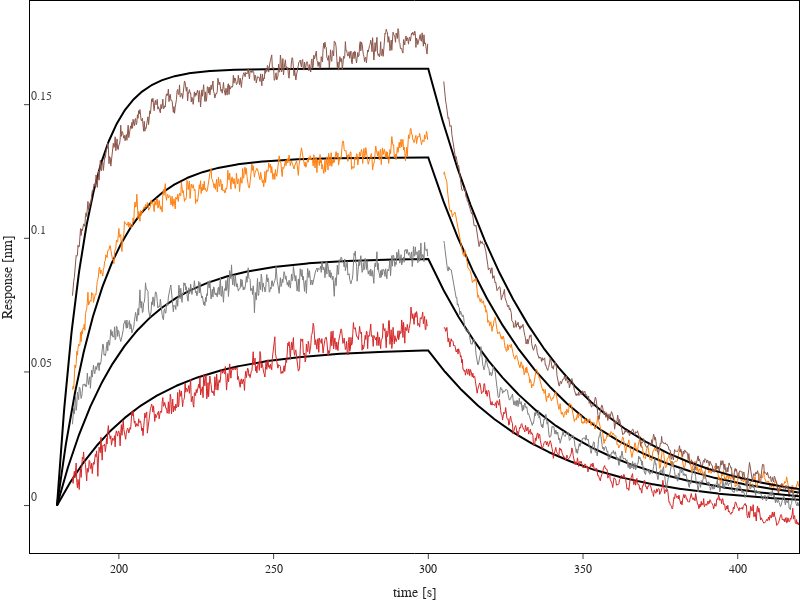

Here is the notebook cell this chart was saved with:
### Code cell
import plotly.graph_objects as go

fig = go.Figure()

for ds in exp.datasets:
    if ds.use_for_fit == False: continue
    x = np.array([])
    y = np.array([])
    y_fit = np.array([])
    
    for step in ds.steps:
        # if step.concentration>0: color = 'orangered'
        # elif step.concentration==0: color = 'cornflowerBlue'
        # else: color = 'lightgrey'
        mask = (ds.t>=step.start) & (ds.t<step.stop)

        if f"offset_ds{ds.index}_step{step.index}" in exp.params:
                offset = exp.params[f'offset_ds{ds.index}_step{step.index}'].value
        else: 
            offset = 0
        
        x_step = ds.t[mask]
        y_step = ds.response[mask] - offset
        y_fit_step = ds.fit_response[mask] - offset

        x = np.concatenate([x, x_step])
        y = np.concatenate([y, y_step])
        y_fit = np.concatenate([y_fit, y_fit_step])

        
    fig.add_scatter(x = x, 
                    y = y_fit,
                    marker=dict(size=0, 
                            color='black',
                            line=dict(width=1, color='black')),
                    line=dict(
                         width=2, 
                         color='black'
                         ),
                    name=ds.steps[0].concentration,)

        

    fig.add_scatter(x = x,
                    y = y,
                    marker=dict(
                            size=0, 
                            #color=color, 
                            line=dict(
                                    width=0.1, 
                                    #color=color
                                    )),
                    line=dict(
                            width=1, 
                            #color=color
                            ),
                    name=f"{ds.index}_{ds.steps[0].concentration}",
                    )



fig.update_layout(
            height=600,
            width = 800,
            font_family="Arial",
            showlegend=False,
            margin=dict(l=0,r=0,b=0,t=0,pad=0), 
            template='simple_white',
            paper_bgcolor="rgb(255, 255, 255)",  
            plot_bgcolor="rgb(255, 255, 255)") 

fig.update_xaxes(
    ticklabelposition="inside top", 
    title='time [s]',
    showline=True, 
    linewidth=1, 
    linecolor='black', 
    mirror=True)

fig.update_yaxes(
    ticklabelposition="inside top", 
    title='Response [nm]',
    showline=True, 
    linewidth=1, 
    linecolor='black', 
    mirror=True)


fig.show()

### Figure 1 — Plotly figure (JSON) as saved in the notebook; plotly's stock layout.template omitted (floating-point values rounded to 4 significant figures; data arrays with more than 128 entries replaced by an {"elided": "..."} marker saying what was removed)
{"data": [{"line": {"color": "black", "width": 2}, "marker": {"color": "black", "line": {"color": "black", "width": 1}, "size": 0}, "name": "4e-06", "type": "scatter", "x": {"elided": "1200 float values"}, "y": {"elided": "1200 float values"}}, {"line": {"width": 1}, "marker": {"line": {"width": 0.1}, "size": 0}, "name": "7_4e-06", "type": "scatter", "x": {"elided": "1200 float values"}, "y": {"elided": "1200 float values"}}, {"line": {"color": "black", "width": 2}, "marker": {"color": "black", "line": {"color": "black", "width": 1}, "size": 0}, "name": "1e-06", "type": "scatter", "x": {"elided": "1200 float values"}, "y": {"elided": "1200 float values"}}, {"line": {"width": 1}, "marker": {"line": {"width": 0.1}, "size": 0}, "name": "10_1e-06", "type": "scatter", "x": {"elided": "1200 float values"}, "y": {"elided": "1200 float values"}}, {"line": {"color": "black", "width": 2}, "marker": {"color": "black", "line": {"color": "black", "width": 1}, "size": 0}, "name": "8e-06", "type": "scatter", "x": {"elided": "1200 float values"}, "y": {"elided": "1200 float values"}}, {"line": {"width": 1}, "marker": {"line": {"width": 0.1}, "size": 0}, "name": "13_8e-06", "type": "scatter", "x": {"elided": "1200 float values"}, "y": {"elided": "1200 float values"}}, {"line": {"color": "black", "width": 2}, "marker": {"color": "black", "line": {"color": "black", "width": 1}, "size": 0}, "name": "2e-06", "type": "scatter", "x": {"elided": "1200 float values"}, "y": {"elided": "1200 float values"}}, {"line": {"width": 1}, "marker": {"line": {"width": 0.1}, "size": 0}, "name": "15_2e-06", "type": "scatter", "x": {"elided": "1200 float values"}, "y": {"elided": "1200 float values"}}], "layout": {"font": {"family": "Arial"}, "height": 600, "margin": {"b": 0, "l": 0, "pad": 0, "r": 0, "t": 0}, "paper_bgcolor": "rgb(255, 255, 255)", "plot_bgcolor": "rgb(255, 255, 255)", "showlegend": false, "width": 800, "xaxis": {"linecolor": "black", "linewidth": 1, "mirror": true, "showline": true, "ticklabelposition": "inside top", "title": {"text": "time [s]"}}, "yaxis": {"linecolor": "black", "linewidth": 1, "mirror": true, "showline": true, "ticklabelposition": "inside top", "title": {"text": "Response [nm]"}}}}
